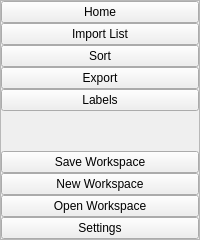
         <widget class="QFrame" name="menuFrame">
          <property name="sizePolicy">
           <sizepolicy hsizetype="Expanding" vsizetype="Preferred">
            <horstretch>0</horstretch>
            <verstretch>0</verstretch>
           </sizepolicy>
          </property>
          <property name="maximumSize">
           <size>
            <width>300</width>
            <height>16777215</height>
           </size>
          </property>
          <property name="frameShape">
           <enum>QFrame::StyledPanel</enum>
          </property>
          <property name="frameShadow">
           <enum>QFrame::Raised</enum>
          </property>
          <layout class="QVBoxLayout" name="verticalLayout_20">
           <property name="leftMargin">
            <number>0</number>
           </property>
           <property name="topMargin">
            <number>0</number>
           </property>
           <property name="rightMargin">
            <number>0</number>
           </property>
           <property name="bottomMargin">
            <number>0</number>
           </property>
           <item>
            <layout class="QVBoxLayout" name="sideMenuLayout" stretch="1,1,1,1,0,12,1,1,1,1">
             <property name="spacing">
              <number>0</number>
             </property>
             <item>
              <widget class="QPushButton" name="menuHomeBtn">
               <property name="text">
                <string>Home</string>
               </property>
              </widget>
             </item>
             <item>
              <widget class="QPushButton" name="menuImportListBtn">
               <property name="sizePolicy">
                <sizepolicy hsizetype="Minimum" vsizetype="Expanding">
                 <horstretch>0</horstretch>
                 <verstretch>0</verstretch>
                </sizepolicy>
               </property>
               <property name="text">
                <string>Import List</string>
               </property>
              </widget>
             </item>
             <item>
              <widget class="QPushButton" name="menuSortBtn">
               <property name="sizePolicy">
                <sizepolicy hsizetype="Minimum" vsizetype="Expanding">
                 <horstretch>0</horstretch>
                 <verstretch>0</verstretch>
                </sizepolicy>
               </property>
               <property name="text">
                <string>Sort</string>
               </property>
              </widget>
             </item>
             <item>
              <widget class="QPushButton" name="menuExportBtn">
               <property name="sizePolicy">
                <sizepolicy hsizetype="Minimum" vsizetype="Expanding">
                 <horstretch>0</horstretch>
                 <verstretch>0</verstretch>
                </sizepolicy>
               </property>
               <property name="text">
                <string>Export</string>
               </property>
              </widget>
             </item>
             <item>
              <widget class="QPushButton" name="menuLabelsBtn">
               <property name="text">
                <string>Labels</string>
               </property>
              </widget>
             </item>
             <item>
              <spacer name="verticalSpacer">
               <property name="orientation">
                <enum>Qt::Vertical</enum>
               </property>
               <property name="sizeHint" stdset="0">
                <size>
                 <width>20</width>
                 <height>40</height>
                </size>
               </property>
              </spacer>
             </item>
             <item>
              <widget class="QPushButton" name="menuSaveWorkspaceBtn">
               <property name="text">
                <string>Save Workspace</string>
               </property>
              </widget>
             </item>
             <item>
              <widget class="QPushButton" name="menuNewWorkspaceBtn">
               <property name="sizePolicy">
                <sizepolicy hsizetype="Minimum" vsizetype="MinimumExpanding">
                 <horstretch>0</horstretch>
                 <verstretch>0</verstretch>
                </sizepolicy>
               </property>
               <property name="text">
                <string>New Workspace</string>
               </property>
              </widget>
             </item>
             <item>
              <widget class="QPushButton" name="menuOpenWorkspaceBtn">
               <property name="sizePolicy">
                <sizepolicy hsizetype="Minimum" vsizetype="Expanding">
                 <horstretch>0</horstretch>
                 <verstretch>0</verstretch>
                </sizepolicy>
               </property>
               <property name="text">
                <string>Open Workspace</string>
               </property>
              </widget>
             </item>
             <item>
              <widget class="QPushButton" name="menuSettingsBtn">
               <property name="sizePolicy">
                <sizepolicy hsizetype="Minimum" vsizetype="MinimumExpanding">
                 <horstretch>0</horstretch>
                 <verstretch>0</verstretch>
                </sizepolicy>
               </property>
               <property name="text">
                <string>Settings</string>
               </property>
              </widget>
             </item>
            </layout>
           </item>
          </layout>
         </widget>
